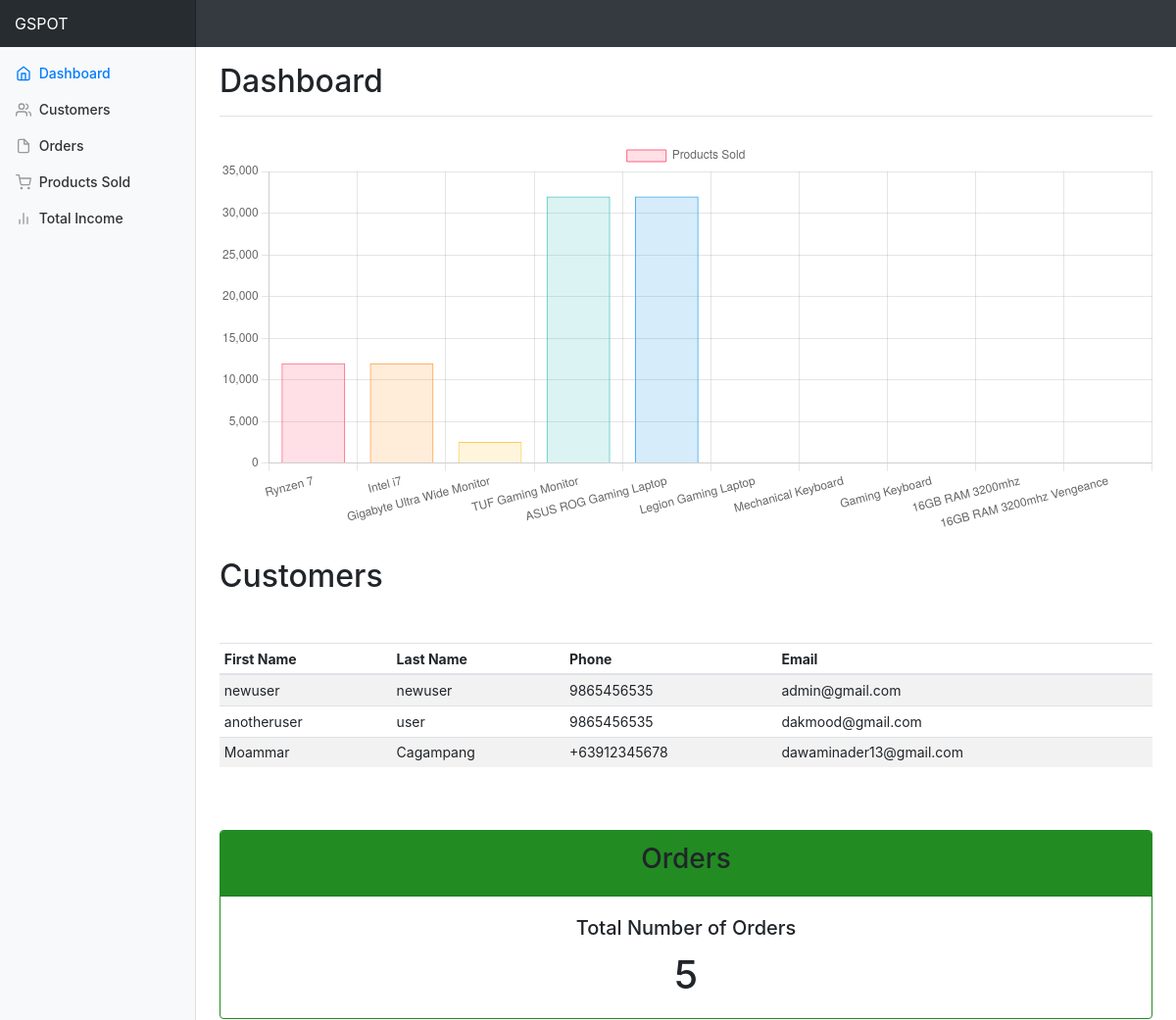
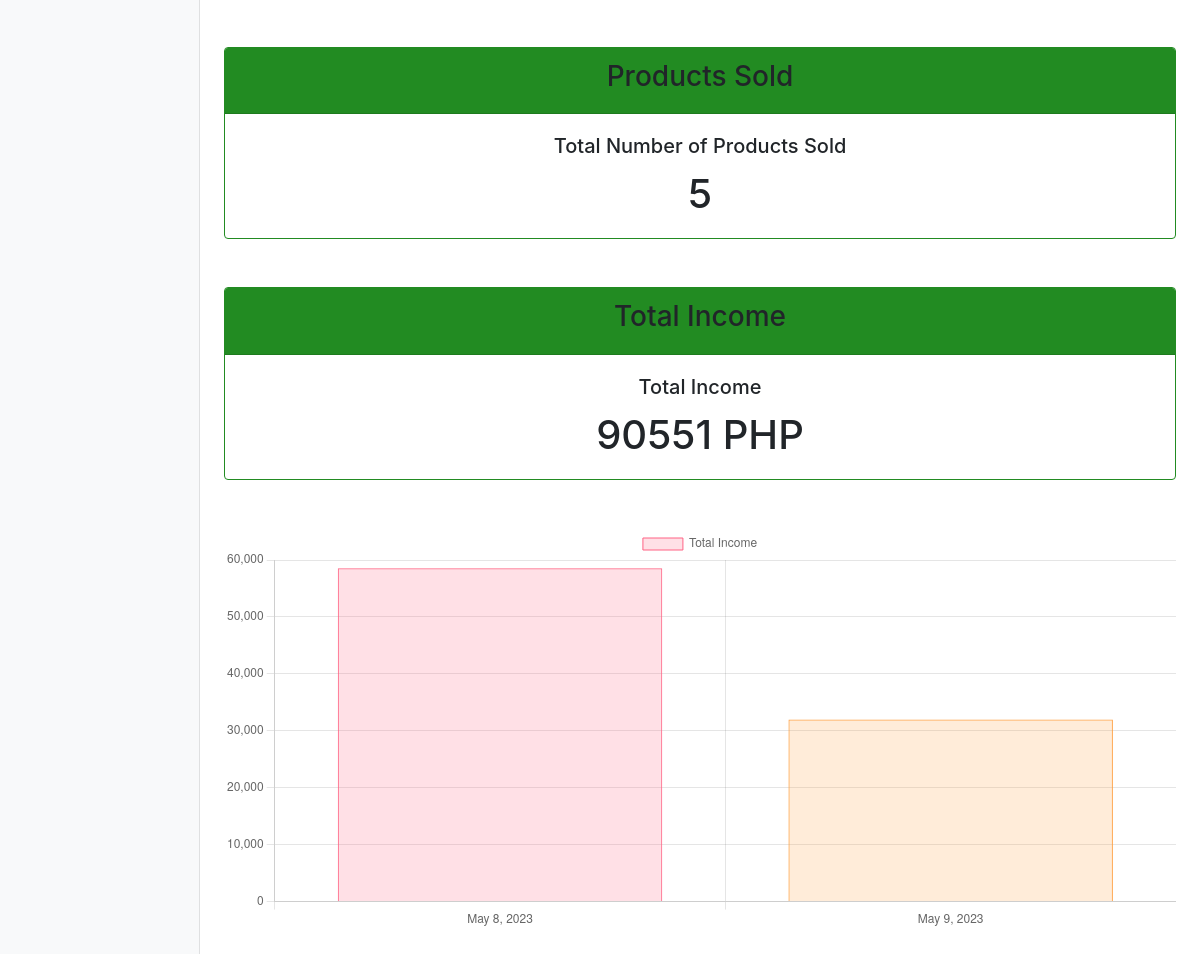
The page /dashboard (signed in) on the database its author committed (2 pictures, top to bottom).
### store/models.py (models this page shows, shortened)
class Customer(models.Model):
    first_name = models.CharField(max_length=50)
    last_name = models.CharField(max_length=50)
    phone = models.CharField(max_length=10)
    email = models.EmailField()
    password = models.CharField(max_length=100)

### store/views.py (the view)
# urls.py: path('dashboard', dashboard, name='dashboard'),
@staff_member_required(login_url='/store')
def dashboard(request):
	order = Order.objects.all()
	product_sold = Order.objects.filter(status=True)
	products = Products.objects.all()
	customers = Customer.objects.all()
	income = Order.objects.filter(status=True).aggregate(Sum('price'))
	income_by_date = Order.objects.filter(status=True).values('date').annotate(total_income=Sum('price'))
	context = {
		'order': order,
		'product_sold': product_sold,
		'customers': customers,
		'income': income,
		'income_by_date': income_by_date,
		'products': products,
	}
	return render(request, 'dashboard.html', context)

### store/templates/dashboard.html (shortened to what this page needs)
<!doctype html>
<html lang="en">
  <head>
    <link rel="stylesheet" href="https://maxcdn.bootstrapcdn.com/bootstrap/4.0.0/css/bootstrap.min.css"
>
    <link href="/static/css/dashboard.css" rel="stylesheet">
  </head>
  <body>
    <nav class="navbar navbar-dark sticky-top bg-dark flex-md-nowrap p-0">
      <a class="navbar-brand col-sm-3 col-md-2 mr-0" href="{% url 'store'%}">GSPOT</a>
    </nav>
    <div class="container-fluid">
      <div class="row">
        <nav class="col-md-2 d-none d-md-block bg-light sidebar">
          <div class="sidebar-sticky">
            <ul class="nav flex-column">
              <li class="nav-item">
                <a class="nav-link active" href="#chart">
                  <span data-feather="home"></span>
                  Dashboard <span class="sr-only">(current)</span>
                </a>
              </li>
              <li class="nav-item">
                <a class="nav-link" href="#customers">
                  <span data-feather="users"></span>
                  Customers
                </a>
              </li>
              <li class="nav-item">
                <a class="nav-link" href="#orders">
                  <span data-feather="file"></span>
                  Orders
                </a>
              </li>
              <li class="nav-item">
                <a class="nav-link" href="#product">
                  <span data-feather="shopping-cart"></span>
                  Products Sold
                </a>
              </li>
              <li class="nav-item">
                <a class="nav-link" href="#income">
                  <span data-feather="bar-chart-2"></span>
                  Total Income
                </a>
              </li>
            </ul>
          </div>
        </nav>
        <main role="main" class="col-md-9 ml-sm-auto col-lg-10 pt-3 px-4">
          {% block content%}
          <div class="d-flex justify-content-between flex-wrap flex-md-nowrap align-items-center pb-2 mb-3 border-bottom">
            <h1 class="h2" id="chart">Dashboard</h1>
          </div>
          <canvas class="my-4" id="myChart" width="900" height="380"></canvas>
          <h2 id="customers">Customers</h2>
          <div class="table-responsive mt-5 mb-5" >
            <table class="table table-striped table-sm">
              <thead>
                <tr>
                  <th>First Name</th>
                  <th>Last Name</th>
                  <th>Phone</th>
                  <th>Email</th>
                </tr>
              </thead>
              <tbody>
                {% for customer in customers %}
                <tr>
                  <td>{{customer.first_name}}</td>
                  <td>{{customer.last_name}}</td>
                  <td>{{customer.phone}}</td>
                  <td>{{customer.email}}</td>
                </tr>
                {% endfor %}
              </tbody>
            </table>
          </div>
          <div class="card text-center mt-5 mb-5" id="orders" style="border-color: forestgreen;">
            <div class="card-header" style="background: forestgreen;">
              <h3>Orders</h3>
            </div>
            <div class="card-body">
              <h5 class="card-title">Total Number of Orders</h5>
              <h1 class="card-text">{{order.count}}</h1>
            </div>
          </div>
          <div class="card text-center mt-5 mb-5" id="product" style="border-color: forestgreen;">
            <div class="card-header" style="background: forestgreen;">
              <h3>Products Sold</h3>
            </div>
            <div class="card-body">
              <h5 class="card-title">Total Number of Products Sold</h5>
              <h1 class="card-text">{{product_sold.count}}</h1>
            </div>
          </div>
          <div class="card text-center mt-5 mb-5" id="income" style="border-color: forestgreen;">
            <div class="card-header" style="background: forestgreen;">
              <h3>Total Income</h3>
            </div>
            <div class="card-body">
              <h5 class="card-title">Total Income</h5>
              <h1 class="card-text">{{income.price__sum}} PHP</h1>
            </div>
          </div>
          <canvas class="my-4" id="myChart2" width="900" height="380"></canvas>
          {% endblock %}
        </main>
      </div>
    </div>
      <script>
        const ctx = document.getElementById('myChart');
        new Chart(ctx, {
          type: 'bar',
          data: {
            labels: [{% for product in products %}"{{ product.name }}", {% endfor %}],
            datasets: [{
              label: 'Products Sold',
              data: [{% for product in product_sold %}"{{ product.price }}", {% endfor %}],
              backgroundColor: [
                'rgba(255, 99, 132, 0.2)',
                'rgba(255, 159, 64, 0.2)',
                'rgba(255, 205, 86, 0.2)',
                'rgba(75, 192, 192, 0.2)',
                'rgba(54, 162, 235, 0.2)',
                'rgba(153, 102, 255, 0.2)',
                'rgba(201, 203, 207, 0.2)'
              ],
              borderColor: [
                'rgb(255, 99, 132)',
                'rgb(255, 159, 64)',
                'rgb(255, 205, 86)',
                'rgb(75, 192, 192)',
                'rgb(54, 162, 235)',
                'rgb(153, 102, 255)',
                'rgb(201, 203, 207)'
              ],
              borderWidth: 1
            }]
          },
          options: {
            scales: {
              y: {
                beginAtZero: true
              }
            }
          }
        });
      </script>
      <script>
        const ctt = document.getElementById('myChart2');
        new Chart(ctt, {
          type: 'bar',
          data: {
            labels: [{% for income in income_by_date   %}"{{ income.date  }}", {% endfor %}],
            datasets: [{
              label: 'Total Income',
              data: [{% for income in income_by_date   %}"{{ income.total_income  }}", {% endfor %}],
              backgroundColor: [
                'rgba(255, 99, 132, 0.2)',
                'rgba(255, 159, 64, 0.2)',
                'rgba(255, 205, 86, 0.2)',
                'rgba(75, 192, 192, 0.2)',
                'rgba(54, 162, 235, 0.2)',
                'rgba(153, 102, 255, 0.2)',
                'rgba(201, 203, 207, 0.2)'
              ],
              borderColor: [
                'rgb(255, 99, 132)',
                'rgb(255, 159, 64)',
                'rgb(255, 205, 86)',
                'rgb(75, 192, 192)',
                'rgb(54, 162, 235)',
                'rgb(153, 102, 255)',
                'rgb(201, 203, 207)'
              ],
              borderWidth: 1
            }]
          },
          options: {
            scales: {
              y: {
                beginAtZero: true
              }
            }
          }
        });
      </script>
  </body>
</html>

### static/css/dashboard.css (style rules this page uses)
body { font-size: .875rem; }
.feather { width: 16px; height: 16px; vertical-align: text-bottom; }
.sidebar { position: fixed; top: 0; bottom: 0; left: 0; z-index: 100; padding: 0; box-shadow: inset -1px 0 0 rgba(0, 0, 0, .1); }
.sidebar-sticky { position: -webkit-sticky; position: sticky; top: 48px; height: calc(100vh - 48px); padding-top: .5rem; overflow-x: hidden; overflow-y: auto; }
.sidebar .nav-link { font-weight: 500; color: #333; }
.sidebar .nav-link .feather { margin-right: 4px; color: #999; }
.sidebar .nav-link.active { color: #007bff; }
.sidebar .nav-link:hover .feather, .sidebar .nav-link.active .feather { color: inherit; }
.navbar-brand { padding-top: .75rem; padding-bottom: .75rem; font-size: 1rem; background-color: rgba(0, 0, 0, .25); box-shadow: inset -1px 0 0 rgba(0, 0, 0, .25); }
.border-bottom { border-bottom: 1px solid #e5e5e5; }

### rows shown on the page
Customer: first_name "newuser", last_name "newuser", phone "9865456535", email "admin@gmail.com"
Customer: first_name "anotheruser", last_name "user", phone "9865456535", email "dakmood@gmail.com"
Customer: first_name "Moammar", last_name "Cagampang", phone "+63912345678", email "dawaminader13@gmail.com"

### other values the page prints
{{ order.count }} "5"
{{ product_sold.count }} "5"
{{ income.price__sum }} "90551"
chart data {{ product.name }} Rynzen 7, Intel i7, Gigabyte Ultra Wide Monitor, TUF Gaming Monitor, ASUS ROG Gaming Laptop, Legion Gaming Laptop, Mechanical Keyboard, Gaming Keyboard, 16GB RAM 3200mhz, 16GB RAM 3200mhz Vengeance
chart data {{ product.price }} 11999, 11999, 2555, 31999, 31999
chart data {{ income.total_income }} 58552, 31999
